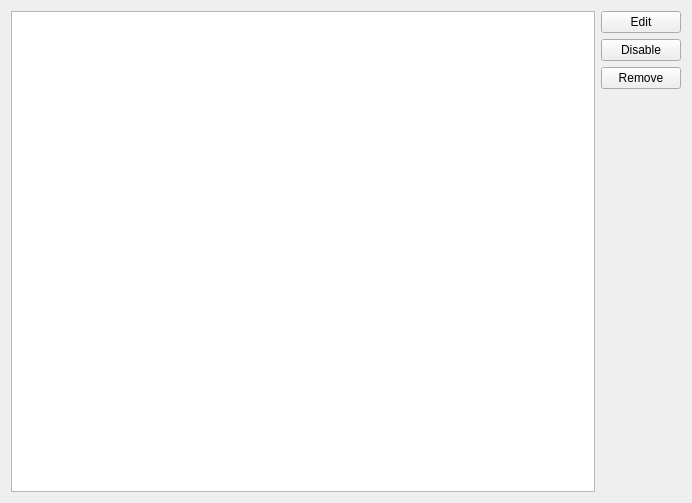
<?xml version="1.0" encoding="UTF-8"?>
<ui version="4.0">
 <class>UserScriptsManager</class>
 <widget class="QWidget" name="UserScriptsManager">
  <property name="geometry">
   <rect>
    <x>0</x>
    <y>0</y>
    <width>692</width>
    <height>503</height>
   </rect>
  </property>
  <property name="windowTitle">
   <string notr="true">Form</string>
  </property>
  <layout class="QVBoxLayout" name="verticalLayout_2">
   <item>
    <layout class="QHBoxLayout" name="horizontalLayout">
     <item>
      <widget class="QTreeView" name="Items_"/>
     </item>
     <item>
      <layout class="QVBoxLayout" name="verticalLayout">
       <item>
        <widget class="QPushButton" name="Edit_">
         <property name="text">
          <string>Edit</string>
         </property>
        </widget>
       </item>
       <item>
        <widget class="QPushButton" name="Disable_">
         <property name="text">
          <string>Disable</string>
         </property>
        </widget>
       </item>
       <item>
        <widget class="QPushButton" name="Remove_">
         <property name="text">
          <string>Remove</string>
         </property>
        </widget>
       </item>
       <item>
        <spacer name="verticalSpacer">
         <property name="orientation">
          <enum>Qt::Vertical</enum>
         </property>
         <property name="sizeHint" stdset="0">
          <size>
           <width>20</width>
           <height>40</height>
          </size>
         </property>
        </spacer>
       </item>
      </layout>
     </item>
    </layout>
   </item>
  </layout>
 </widget>
 <resources/>
 <connections/>
</ui>
